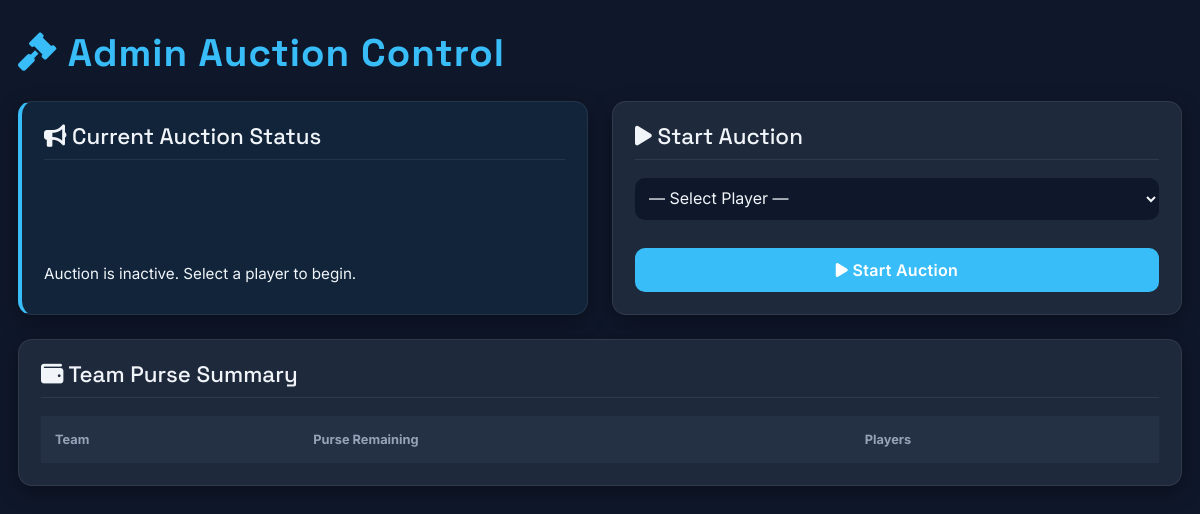
Before: /control/ (signed in) with the older database file.
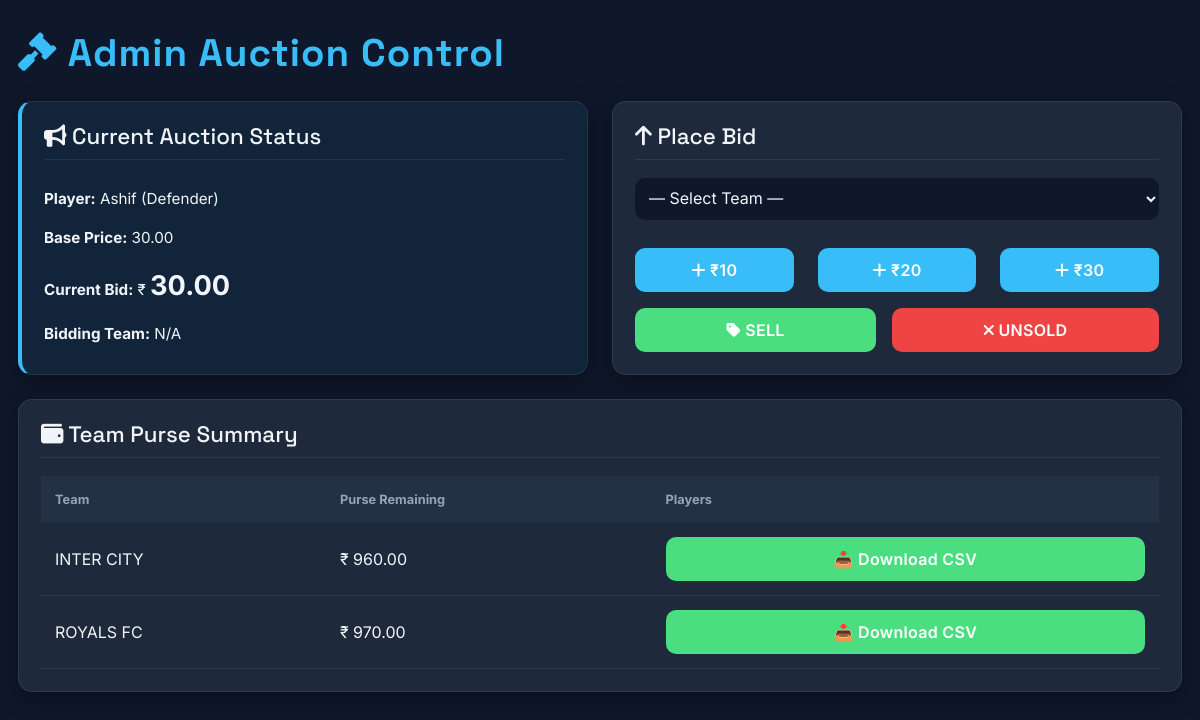
After: the same page with the newer database file.
### auction/models.py (models this page shows, shortened)
class AuctionStatus(models.Model):
    current_player = models.OneToOneField(Player, on_delete=models.SET_NULL, null=True, blank=True)
    current_bid_amount = models.DecimalField(max_digits=10, decimal_places=2, default=0.00)
    current_bid_team = models.ForeignKey(Team, on_delete=models.SET_NULL, null=True, blank=True)
    is_active = models.BooleanField(default=False) # True when auction is running
    @classmethod
    def get_instance(cls):
        return cls.objects.get_or_create(pk=1)[0]

class Player(models.Model):
    Defender = 'Def'
    Forward = 'For'
    Goalkeeper = 'Goal'
    Midfielder = 'Mid'
    PLAYER_TYPES = [
        (Defender, 'Defender'),
        (Forward, 'Forward'),
        (Goalkeeper, 'Goalkeeper'),
        (Midfielder, 'Midfielder'),
    ]
    name = models.CharField(max_length=100)
    phone_number = models.CharField(max_length=20, null=True, blank=True)
    photo = models.ImageField(upload_to='player_photos/', null=True, blank=True)
    player_type = models.CharField(max_length=4, choices=PLAYER_TYPES)
    base_price = models.DecimalField(max_digits=10, decimal_places=2)
    is_sold = models.BooleanField(default=False)
    sold_to_team = models.ForeignKey(Team, on_delete=models.SET_NULL, null=True, blank=True)
    final_price = models.DecimalField(max_digits=10, decimal_places=2, null=True, blank=True)

class Team(models.Model):
    name = models.CharField(max_length=100, unique=True)
    owner = models.CharField(max_length=100)
    purse_remaining = models.DecimalField(max_digits=10, decimal_places=2, default=0.00)

### auction/views.py (the view, shortened to what this page needs)
# urls.py: path('control/', views.admin_auction_control, name='admin_auction_control'),
@user_passes_test(is_admin, login_url='/admin/login/')
def admin_auction_control(request):
    status = AuctionStatus.get_instance()
    players_unsold = Player.objects.filter(is_sold=False).order_by('id')
    teams = Team.objects.all()
    message = None
    context = {
        'status': status,
        'players_unsold': players_unsold,
        'teams': teams,
        'message': message,
    }
    return render(request, 'admin_control.html', context)

### auction/views.py (called while the page is built)
def is_admin(user):
    return user.is_superuser

### templates/admin_control.html (shortened to what this page needs)
{% extends "header.html" %}
{% block header %}
<i class="fas fa-gavel"></i> Admin Auction Control
{% endblock %}
{% block content %}
<div class="row g-4">
    <div class="col-lg-6">
        <div class="control-section status-box h-100">
            <h2><i class="fas fa-bullhorn"></i> Current Auction Status</h2>
            {% if status.current_player %}
                <p><strong>Player:</strong>
                    {{ status.current_player.name }}
                    ({{ status.current_player.get_player_type_display }})
                </p>
                <p><strong>Base Price:</strong>
                    {{ status.current_player.base_price }}
                </p>
                <p>
                    <strong>Current Bid:</strong>
                    ₹ <span class="current-bid">
                        {{ status.current_bid_amount|default:status.current_player.base_price }}
                    </span>
                </p>
                <p><strong>Bidding Team:</strong>
                    {{ status.current_bid_team.name|default:"N/A" }}
                </p>
            {% else %}
                <p class="text-soft">
                    Auction is inactive. Select a player to begin.
                </p>
            {% endif %}
        </div>
    </div>
    <div class="col-lg-6 d-flex flex-column gap-4">
        {% if not status.is_active %}
        <div class="control-section">
            <h2><i class="fas fa-play"></i> Start Auction</h2>
            <form method="post" class="form-row">
                <select name="player_id" required>
                    <option value="">— Select Player —</option>
                </select>
                <button class="primary mt-3">
                    <i class="fas fa-play"></i> Start Auction
                </button>
            </form>
        </div>
        {% endif %}
        {% if status.is_active and status.current_player %}
        <div class="control-section">
            <h2><i class="fas fa-arrow-up"></i> Place Bid</h2>
            <form method="post" class="form-row mb-3">
                <select name="team_id" required id='teamSelect'>
                    <option value="">— Select Team —</option>
                </select>
                <div class="row mt-3">
                    <div class="col-4">
                        <button type="submit" name="bid_amount" value="10" class="primary w-100">
                            <i class="fas fa-plus"></i> ₹10
                        </button>
                    </div>
                    <div class="col-4">
                        <button type="submit" name="bid_amount" value="20" class="primary w-100">
                            <i class="fas fa-plus"></i> ₹20
                        </button>
                    </div>
                    <div class="col-4">
                        <button type="submit" name="bid_amount" value="30" class="primary w-100">
                            <i class="fas fa-plus"></i> ₹30
                        </button>
                    </div>
                </div>
            </form>
            <div class="d-flex gap-3">
                <form method="post" class="flex-fill">
                    <button class="success w-100">
                        <i class="fas fa-tag"></i> SELL
                    </button>
                </form>
                <form method="post" class="flex-fill">
                    <button class="danger w-100">
                        <i class="fas fa-times"></i> UNSOLD
                    </button>
                </form>
            </div>
        </div>
        {% endif %}
    </div>
</div>
<div class="control-section mt-4">
    <h2><i class="fas fa-wallet"></i> Team Purse Summary</h2>
    <table class="summary-table">
        <thead>
            <tr>
                <th>Team</th>
                <th>Purse Remaining</th>
                <th>Players</th>
            </tr>
        </thead>
        <tbody>
            {% for team in teams %}
            <tr>
                <td>{{ team.name }}</td>
                <td>₹ {{ team.purse_remaining }}</td>
                <td>
                    <a href="{% url 'export_players_csv' team.id %}">
                        <button class="success">
                            📥 Download CSV
                        </button>
                    </a>
                </td>
            </tr>
            {% endfor %}
        </tbody>
    </table>
</div>
{% endblock %}

### templates/header.html (shortened to what this page needs)
{% load static %}
<!DOCTYPE html>
<html lang="en">
<head>
    <link href="https://cdn.jsdelivr.net/npm/bootstrap@5.3.3/dist/css/bootstrap.min.css" rel="stylesheet">
    <link href="https://cdnjs.cloudflare.com/ajax/libs/font-awesome/6.0.0-beta3/css/all.min.css" rel="stylesheet">
</head>
<body>
    <h1>{% block header %}{% endblock %}</h1>
    {% block content %}{% endblock %}
</body>
</html>

### templates/header.html (style rules this page uses)
:root { --bg-main: #0f172a; --card-bg: #1e293b; --card-bg-alt: #162033; --text-main: #f1f5f9; --text-soft: #94a3b8; --accent: #38bdf8; --accent-2: #818cf8; --danger: #ef4444; --success: #4ade80; --warning: #f59e0b; --border-light: rgba(255,255,255,0.08); }
body { font-family: "Inter", sans-serif; background: var(--bg-main); color: var(--text-main); padding: 30px 18px; }
h1 { font-family: "Space Grotesk"; font-weight: 700; font-size: 2.4rem; color: var(--accent); margin-bottom: 25px; letter-spacing: 1px; }
.control-section { background: var(--card-bg); border-radius: 14px; padding: 22px; min-height: 100%; display: flex; flex-direction: column; justify-content: space-between; box-shadow: 0 6px 20px rgba(0,0,0,0.35); border: 1px solid var(--border-light); transition: 0.3s; }
.control-section h2 { font-family: "Space Grotesk"; font-size: 1.4rem; border-bottom: 1px solid var(--border-light); padding-bottom: 8px; margin-bottom: 18px; }
.status-box { border-left: 4px solid var(--accent); background: rgba(56,189,248,0.08); }
.current-bid { color: var(--success); font-size: 1.7rem; font-weight: 700; }
select, input[type="number"] { background: #0f172a; color: var(--text-main); border: 1px solid var(--border-light); padding: 10px 14px; border-radius: 8px; width: 100%; }
.form-row { display: flex; flex-direction: column; gap: 12px; }
button { border: none; border-radius: 10px; padding: 10px 18px; font-weight: 600; letter-spacing: .3px; color: white; transition: 0.25s; width: 100%; }
button.primary { background: var(--accent); }
button.success { background: var(--success); }
button.danger { background: var(--danger); }
table.summary-table { width: 100%; border-collapse: collapse; }
.summary-table th { padding: 14px; background: #243144; font-size: 0.8rem; color: var(--text-soft); }
.summary-table td { padding: 14px; border-bottom: 1px solid var(--border-light); }

### templates/admin_control.html (style rules this page uses)
.status-box p { font-size: .95rem; margin-bottom: 6px; }
.current-bid { font-weight: 700; color: var(--yg-primary); }
select { width: 100%; padding: 10px; border-radius: 10px; border: 1px solid var(--yg-border); }

Changed rows visible on the page:
now on this page (row edited): AuctionStatus: current_player.name "Ashif", current_player.player_type "Defender", current_player.base_price "30.00", current_bid_amount "30.00", current_bid_team.name "N/A"
changed AuctionStatus: current_player_id empty → 1 (drawn); is_active False → True (drawn)
added Team: name "INTER CITY", purse_remaining "960.00"
added Team: name "ROYALS FC", purse_remaining "970.00"
Other visible differences:
form field team_id: (not shown) → "— Select Team —"
form field player_id: "— Select Player —" → (not shown)
text no longer shown: "Auction is inactive. Select a player to begin. Start Auction Start Auction"
text now shown: "Player: ( ) Base Price: Current Bid: ₹ Bidding Team: Place Bid ₹10 ₹20 ₹30 SELL UNSOLD"
